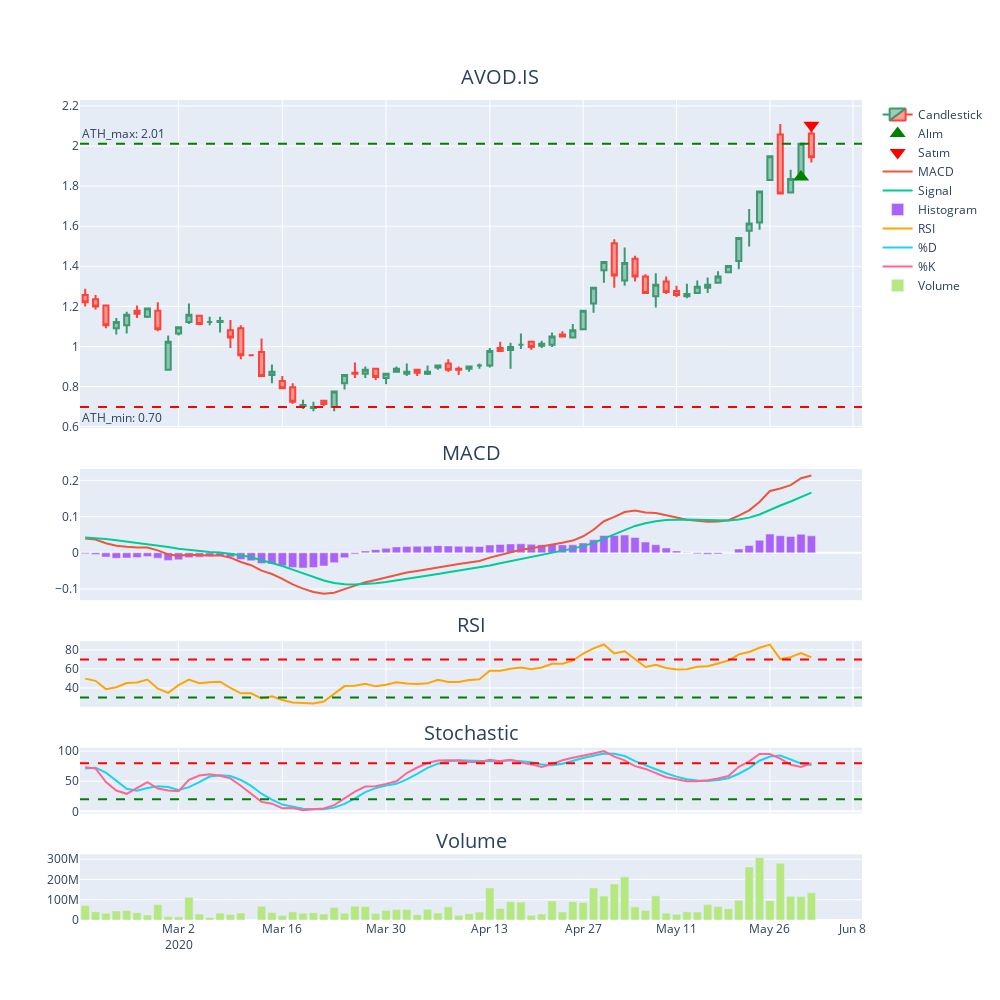
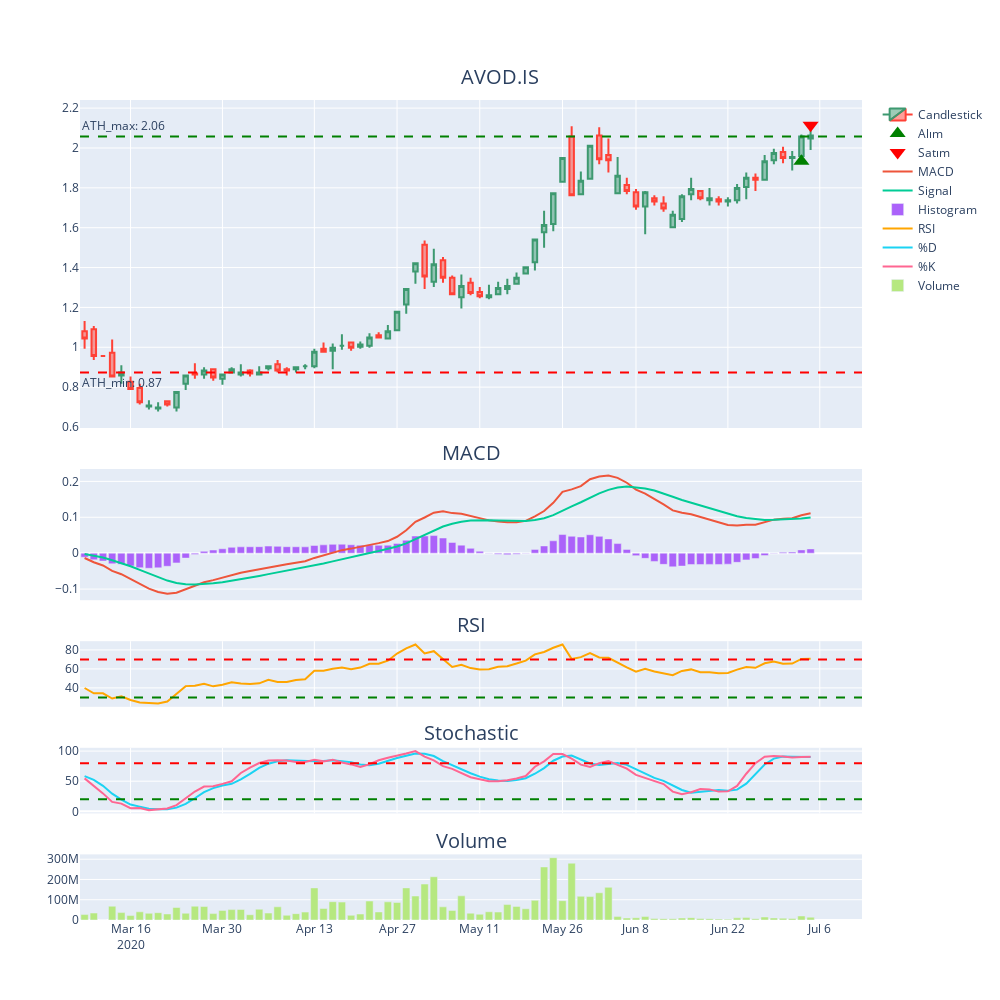
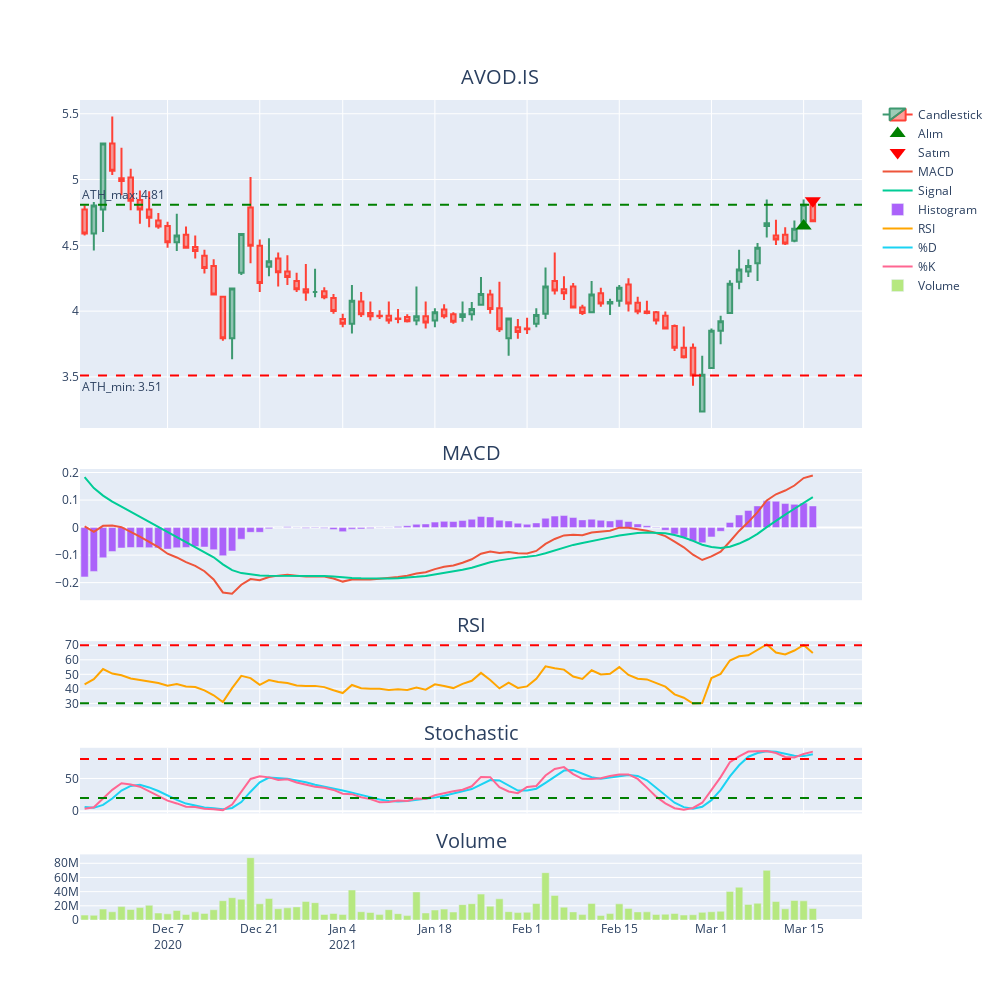
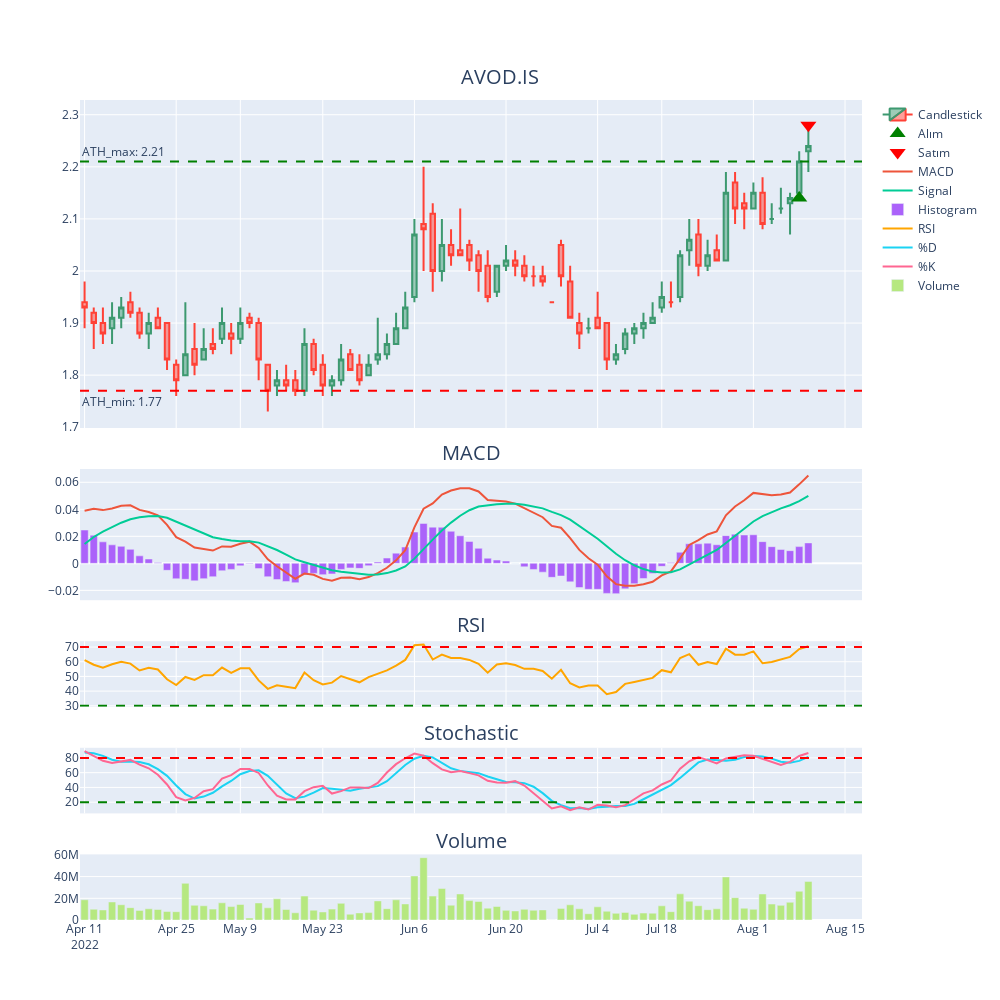

Notebook source saved alongside these figures, in order:
### Code cell
z = 0
num =1
for sym , df in data.items():   

    prev_ath_break = False
    print(f'{num} Symbol processing: ', sym)
    num+=1
    for i in range(len(df)):
        df_future = df.iloc[:i+1].dropna()
        df_slice = df.iloc[:i].dropna()
        if len(df_slice) > 80:
            df_slice = df_slice.iloc[-80:]
            df_future = df_future.iloc[-80:]
        
        if len(df_slice)<30:
            continue  

        maximum = ath_max(df_slice)
        cond_1 = df_slice['High'].iloc[-1]*0.99 < df_slice['Close'].iloc[-1] 
        cond_2 = ((df_slice['Ema_5']  > df_slice['Ema_8']) & (df_slice['Ema_8']  > df_slice['Ema_13']) & (df_slice['Ema_13'] > df_slice['Ema_34']));cond_2 = cond_2.iloc[-1] 
        cond_3 = ((df_slice['Hist'] > 0) & (df_slice['Signal']< df_slice['MACD'])); cond_3 = cond_3.iloc[-1]  
        cond_4 = df_slice['Rsi'].iloc[-1]>65
        cond_5 = ((maximum<df_slice['Close'].iloc[-1]) & (maximum>df_slice['Close'].iloc[-2]))
        cond_6 = upperlimit(df_future)
        if cond_1 and cond_2 and cond_3 and cond_4 and cond_5 and not cond_6:
            cond_6 = True
            high = (((df_future['High'].iloc[-1] - df_future['Close'].iloc[-2])*100)/ df_future['Close'].iloc[-2])
            low = (((df_future['Low'].iloc[-1] - df_future['Close'].iloc[-2])*100)/ df_future['Close'].iloc[-2])
            close = (((df_future['Close'].iloc[-1] - df_future['Close'].iloc[-2])*100)/ df_future['Close'].iloc[-2])
            open = (((df_future['Open'].iloc[-1] - df_future['Close'].iloc[-2])*100)/ df_future['Close'].iloc[-2])
            ret = df_future['Pct_Change'].iloc[-1]
            row = pd.DataFrame([{'Ticker':sym,'Date':df_future.index[-1],'Open': open,'High':high, 'Low': low, 'Close': close, 'Return':ret}])
            trades = pd.concat([trades,row],ignore_index=True)
            #print(sym,df_slice.index[-1])
            if z<5:  
                draw(df_future,sym) 
            z+=1
        prev_ath_break = cond_5
